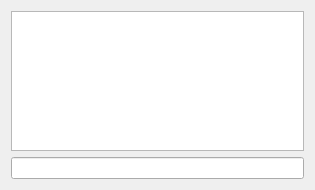
<ui version="4.0" >
 <class>pmForm</class>
 <widget class="QWidget" name="pmForm" >
  <property name="geometry" >
   <rect>
    <x>0</x>
    <y>0</y>
    <width>315</width>
    <height>190</height>
   </rect>
  </property>
  <property name="minimumSize" >
   <size>
    <width>200</width>
    <height>160</height>
   </size>
  </property>
  <property name="windowTitle" >
   <string>Conversation with</string>
  </property>
  <property name="windowIcon" >
   <iconset resource="../client.qrc" >:/images/aerolith.png</iconset>
  </property>
  <layout class="QVBoxLayout" >
   <item>
    <widget class="QTextEdit" name="textEdit" >
     <property name="focusPolicy" >
      <enum>Qt::ClickFocus</enum>
     </property>
     <property name="readOnly" >
      <bool>true</bool>
     </property>
    </widget>
   </item>
   <item>
    <widget class="QLineEdit" name="lineEdit" />
   </item>
  </layout>
 </widget>
 <resources>
  <include location="../client.qrc" />
 </resources>
 <connections/>
</ui>
